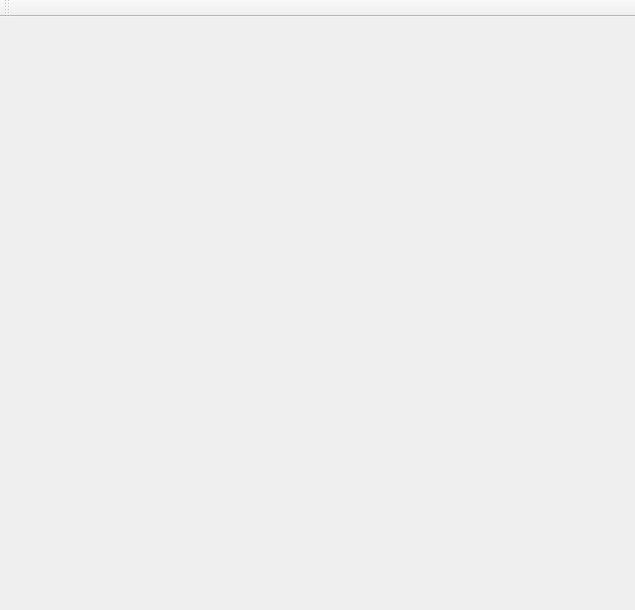
<?xml version="1.0" encoding="UTF-8"?>
<ui version="4.0">
 <class>MainWindow</class>
 <widget class="QMainWindow" name="MainWindow">
  <property name="geometry">
   <rect>
    <x>0</x>
    <y>0</y>
    <width>635</width>
    <height>610</height>
   </rect>
  </property>
  <property name="windowTitle">
   <string>Expense Tracker</string>
  </property>
  <widget class="QWidget" name="centralwidget"/>
  <widget class="QToolBar" name="toolBar">
   <property name="windowTitle">
    <string>toolBar</string>
   </property>
   <property name="iconSize">
    <size>
     <width>30</width>
     <height>30</height>
    </size>
   </property>
   <attribute name="toolBarArea">
    <enum>TopToolBarArea</enum>
   </attribute>
   <attribute name="toolBarBreak">
    <bool>false</bool>
   </attribute>
  </widget>
 </widget>
 <resources/>
 <connections/>
</ui>
